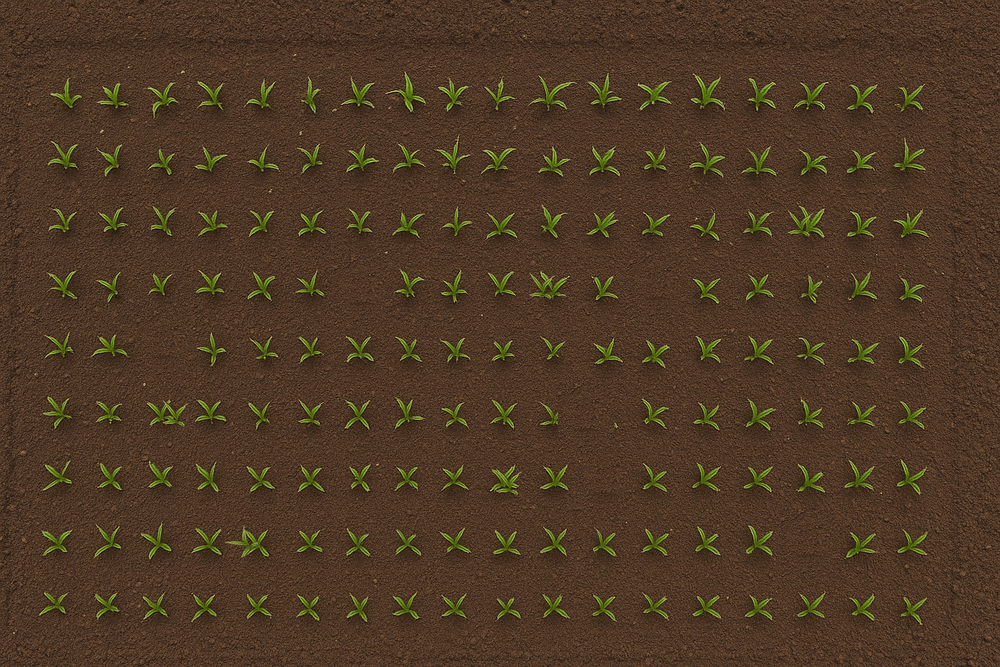
#> input picture Input/standCountImage01_161.png, 1000 x 667 px, shrunk from 1536 x 1024 before the run; its folder holds only this picture in this run
$ python ImageEnhance.py
#> lines starting #> are read from the running program, lines starting #| are printed output that depends on the picture; after the words box and inside, x2 and y2 are one past the last pixel; in counts of white or black regions, pixels touching at a corner belong together
import os
from PIL import Image, ImageEnhance
import numpy as np

INPUT_DIR = "Input"
OUTPUT_DIR = "Output"

os.makedirs(OUTPUT_DIR, exist_ok=True)

def enhance_image(img):
    # Increase contrast
    contrast = ImageEnhance.Contrast(img).enhance(2.3)
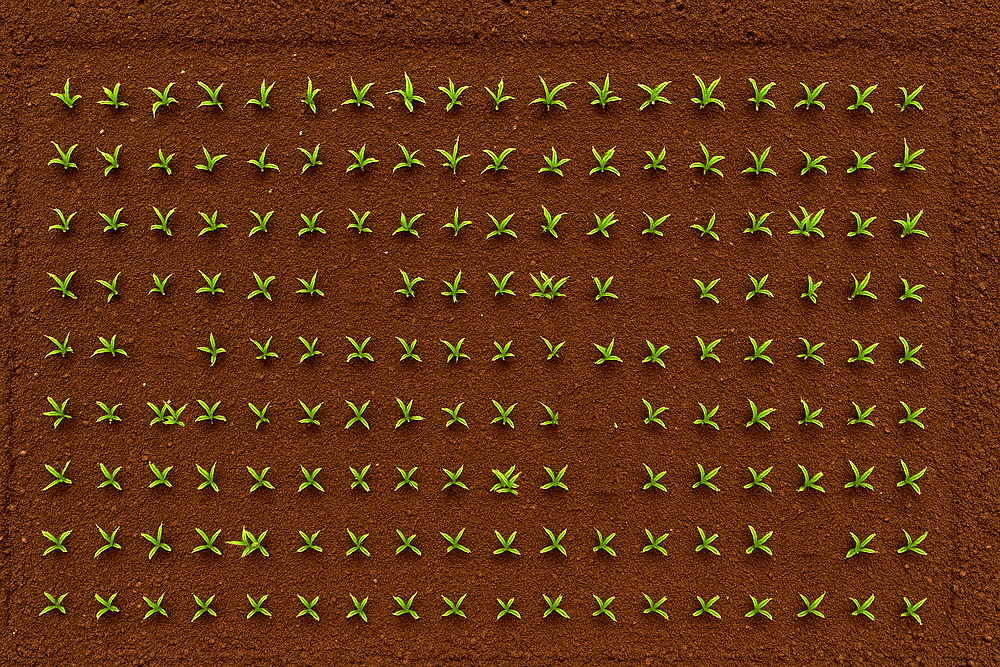
#> contrast: PIL image 1000x667 RGB; mean R, G, B 99.8, 52.6, 13.1

    # Increase saturation
    color = ImageEnhance.Color(contrast).enhance(2.4)
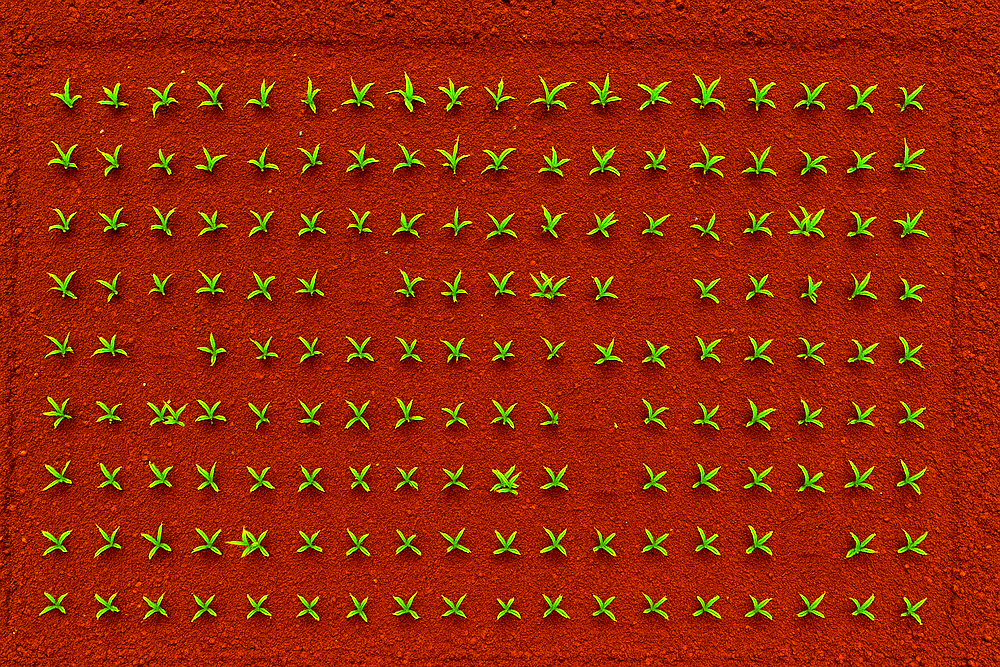
#> color: PIL image 1000x667 RGB; mean R, G, B 151.8, 39.3, 0.1

    return color

# [45 lines left out: function highlight_edges, not called in this run]

def grayscale_soil_keep_plants(img):
    arr = np.array(img)
    h, w, _ = arr.shape
#> h = 667; w = 1000

    # Copy output buffer
    out = arr.copy()

    threshold = 20

    for y in range(h):
        for x in range(w):
            r, g, b = [int(v) for v in arr[y, x]]

            # Is this pixel a plant?
            is_plant = g > r + threshold and g > b + threshold

            if not is_plant:
                # Convert soil pixel to grayscale
                gray = int(0.299 * r + 0.587 * g + 0.114 * b)
                out[y, x] = [gray, gray, gray]
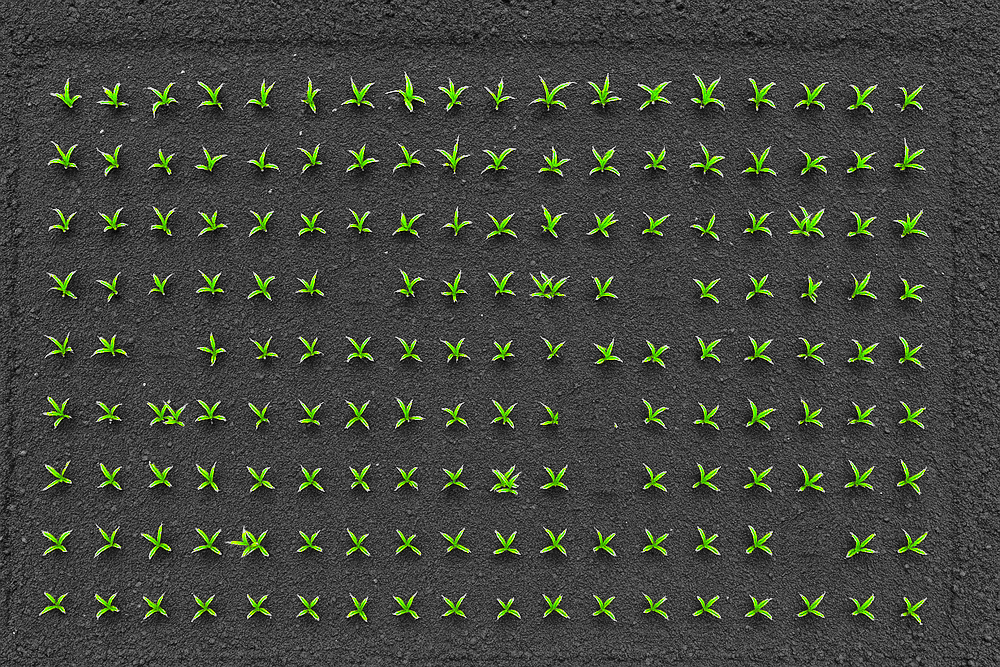
#> out: shape (667, 1000, 3); mean R, G, B 66.2, 70.1, 61.9
                # Plant pixels left untouched

    return Image.fromarray(out)

def plants_to_red(img, threshold=10):
    # Convert green pixels to shades of red.
#> called with threshold = 10
    arr = np.array(img)
    h, w, _ = arr.shape
#> h = 667; w = 1000
    out = arr.copy()

    for y in range(h):
        for x in range(w):
            r, g, b = [int(v) for v in arr[y, x]]

            # plant detection: green dominant
            is_plant = g > r + threshold and g > b + threshold

            if is_plant:
                # keep brightness but convert to red
                brightness = int((r + g + b) / 3)

                # shade of red that matches brightness level
                shade = min(255, brightness + 40)

                out[y, x] = [shade, 0, 0]
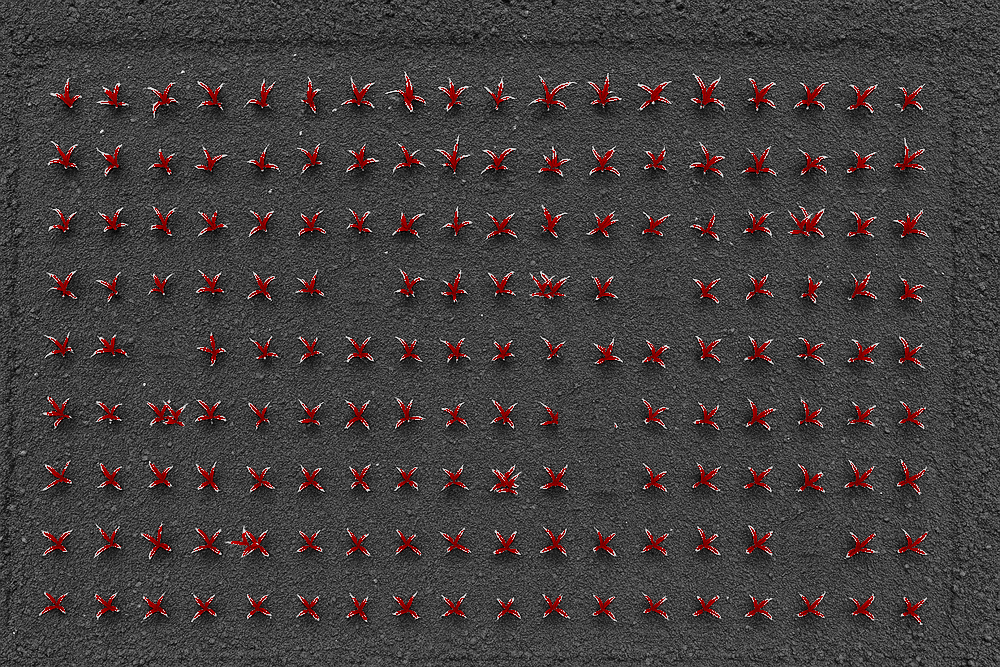
#> out: shape (667, 1000, 3); 3.75% of pixels changed, all inside (x1, y1, x2, y2) = (42, 76, 927, 623)

    return Image.fromarray(out)

def white_to_blue(img, tolerance=40):
    # Converts white or near-white pixels into vibrant blue.
    # 'tolerance' controls how close to white a pixel must be.
#> called with tolerance = 40
    arr = np.array(img)
    out = arr.copy()

    for y in range(arr.shape[0]):
        for x in range(arr.shape[1]):
            r, g, b = [int(v) for v in arr[y, x]]

            # pixels are white if all channels are high
            if r > 255 - tolerance and g > 255 - tolerance and b > 255 - tolerance:

                # BLUE
                # out[y, x] = [30, 220, 255]

                # PINK
                # out[y, x] = [255, 75, 230]

                # YELLOW
                out[y, x] = [240, 255, 80]
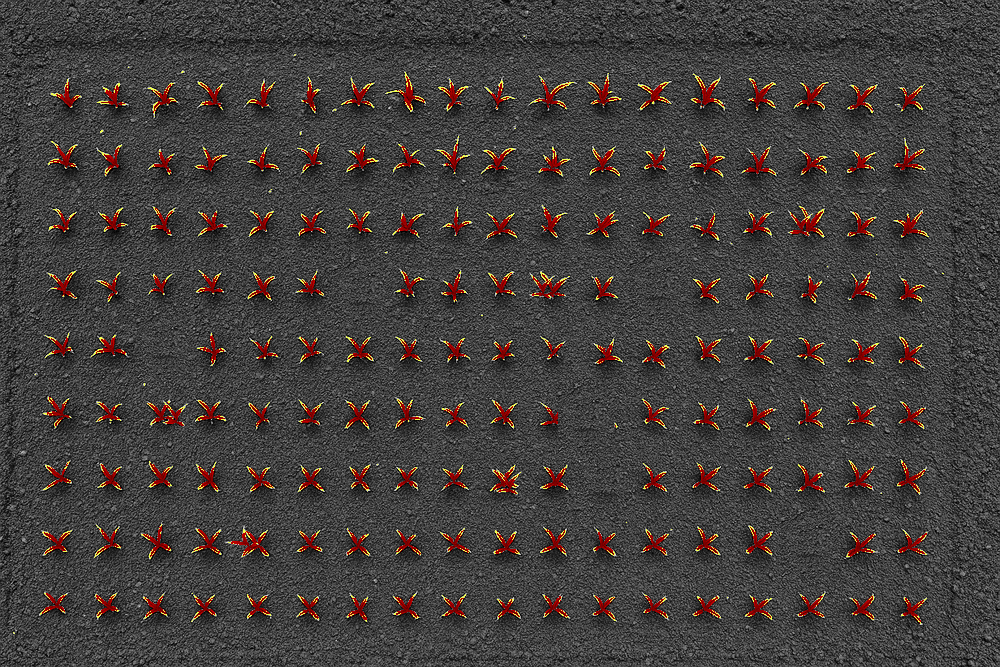
#> out: shape (667, 1000, 3); 1.1% of pixels changed, all inside (x1, y1, x2, y2) = (13, 36, 944, 634)

    return Image.fromarray(out)


def process_all_images():
    for filename in os.listdir(INPUT_DIR):
        if not filename.lower().endswith((".jpg", ".png", ".jpeg", ".tiff")):
            continue

        path = os.path.join(INPUT_DIR, filename)
        img = Image.open(path).convert("RGB")

        # enhance contrast + color
        highContrastIMG = enhance_image(img)

        # change soil to grayscale
        graySoilIMG = grayscale_soil_keep_plants(highContrastIMG)

        # convert green in plants to red
        redPlantIMG = plants_to_red(graySoilIMG)

        # highlight plant edges
        # outlined = highlight_edges(redPlantIMG)

        blueEdgedPlantIMG = white_to_blue(redPlantIMG)

        # Save finished file
        out_path = os.path.join(OUTPUT_DIR, filename)
        # outlined.save(out_path)
        blueEdgedPlantIMG.save(out_path)

        print(f"Processed: {filename}")

if __name__ == "__main__":
    process_all_images()

$ run again, on Input/standCountImage03_165.png
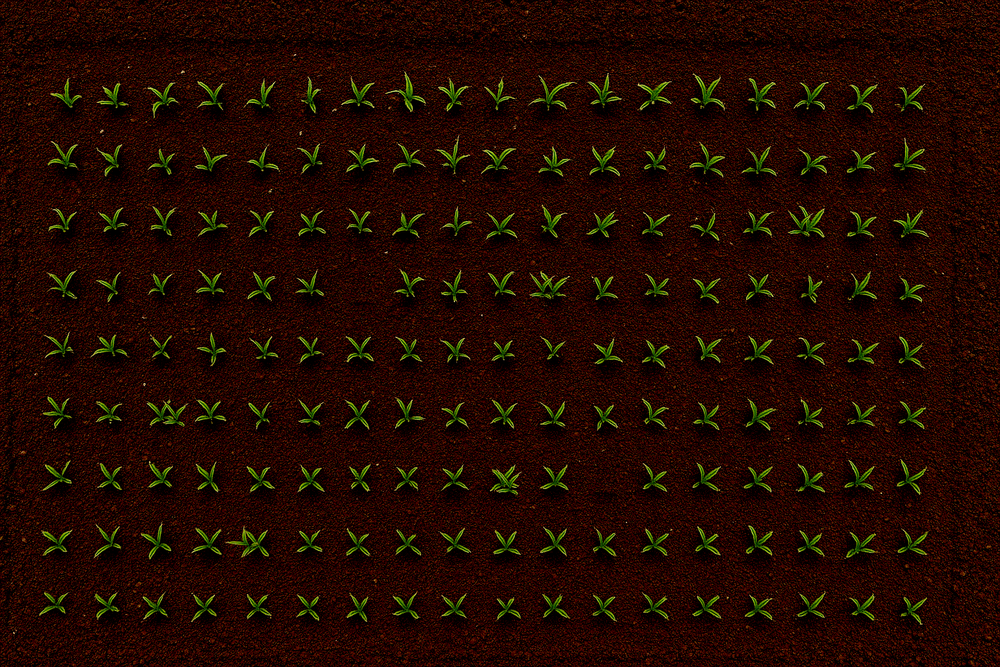
#> input picture Input/standCountImage03_165.png, 1000 x 667 px, shrunk from 1536 x 1024 before the run
#> after the loop in plants_to_red, `for y in range(h):`:
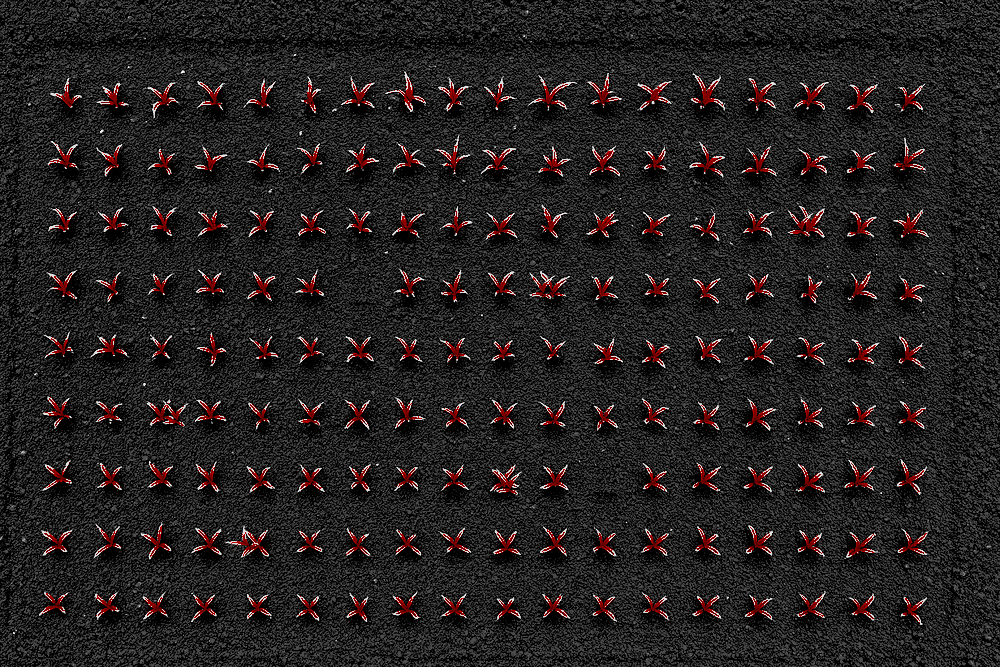
#> out: shape (667, 1000, 3); mean R, G, B 36.8, 32, 32
#> after the loop in white_to_blue, `for y in range(arr.shape[0]):`:
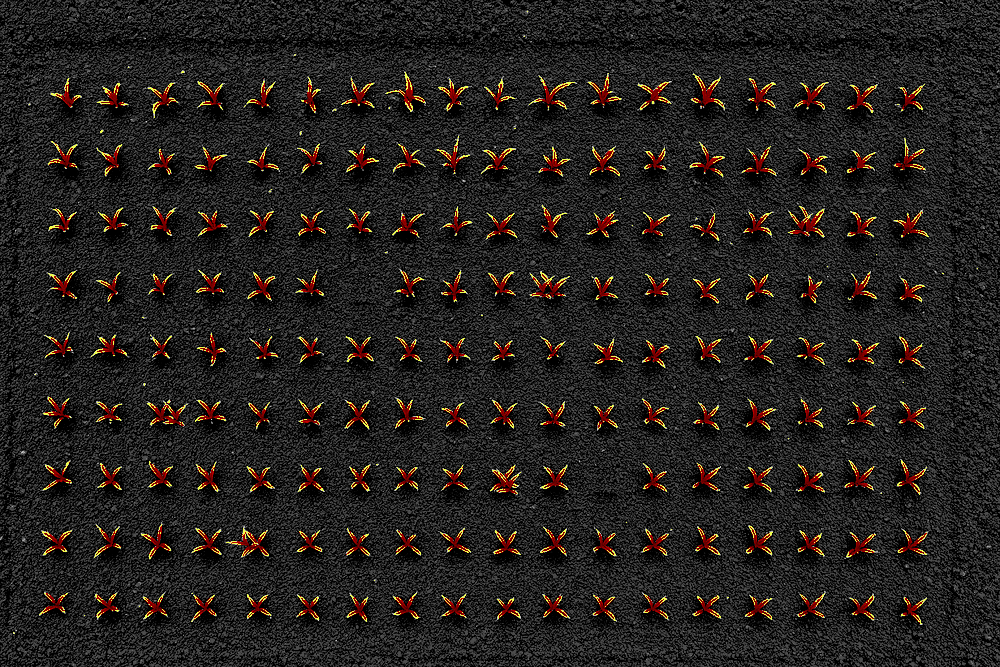
#> out: shape (667, 1000, 3); 1.61% of pixels changed, all inside (x1, y1, x2, y2) = (13, 11, 978, 634)
